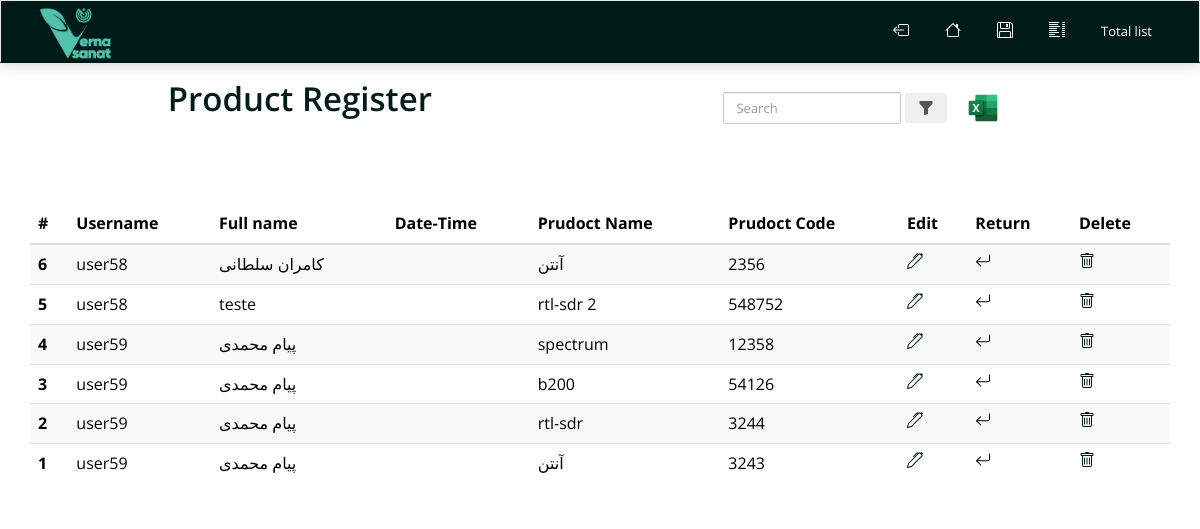
The page /delivered-products/ (signed in) on the database as committed earlier.
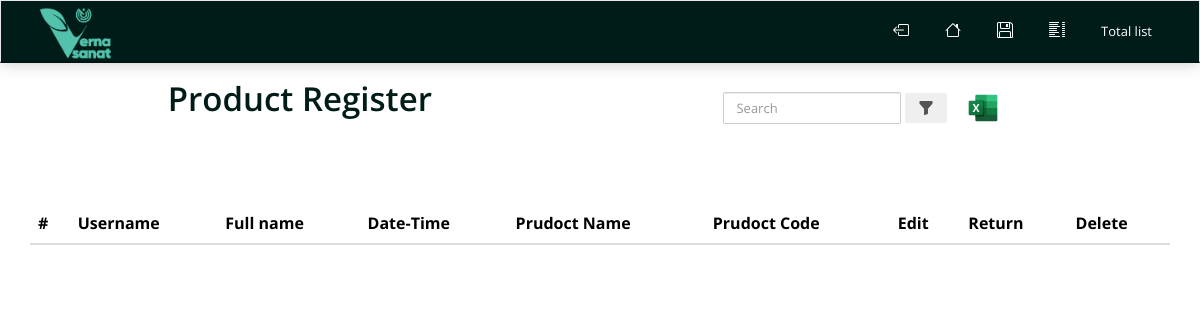
The same page on the database as committed later.
### productRegister/models.py (models this page shows, shortened)
class productRegistrationModel(models.Model):
    user = models.ForeignKey(User,on_delete=models.CASCADE)
    first_last_name = models.CharField(max_length=200)
    prudoct_name = models.CharField(max_length=200)
    prudoct_code = models.CharField(max_length=200,blank=True,null=True)
    create = models.DateTimeField(auto_now=True)
    update = models.DateTimeField(auto_now_add=True)
    status = models.BooleanField(default=False)
    def get_jalali_date_create(self):
        return datetime2jalali(self.create)

### productRegister/views.py (the view)
# urls.py: path("delivered-products/",views.deliveredProducts,name="delivered-products"),
@login_required(login_url='/accounts/login/')
def deliveredProducts(request):
    if request.user.is_superuser:
        search_form_data = SearchBoxForm(request.GET)
        if search_form_data.is_valid():
            search_text_form = search_form_data.cleaned_data["search_text"]
            data = productRegistrationModel.objects.filter(Q(user__username__contains=search_text_form) | Q(first_last_name__contains=search_text_form) | Q(prudoct_name__contains=search_text_form) | Q(prudoct_code__contains=search_text_form))
        else:
            data = productRegistrationModel.objects.filter(status=False).order_by('-create')
        context = {"datas":data}
        return render(request,"productRegister/delivered-products.html",context)
    else:
        return redirect("productRegister:stop")

### productRegister/templates/productRegister/delivered-products.html (shortened to what this page needs)
{% block body %}
<div class="wrapper">
{% include "./header.html" %}
    <div class="container">
            <div style="display: flex;place-content: space-around;">
                <h1 style="color:#001C18">Product Register</h1>
                <nav class="navbar  navbar-light bg-light" style="margin-top: 1.5%;">
                  <div class="collapse navbar-collapse" id="navbarSupportedContent">
                    <form class="form-inline my-2 my-lg-0"  method="get">
                      <input class="form-control mr-sm-2" type="search" placeholder="Search" aria-label="Search" name="search_text">
                      <button class="btn btn-outline-success my-2 my-sm-0" type="submit"><svg xmlns="http://www.w3.org/2000/svg" width="16" height="16" fill="currentColor" class="bi bi-funnel-fill" viewBox="0 0 16 16">
                        <path d="M1.5 1.5A.5.5 0 0 1 2 1h12a.5.5 0 0 1 .5.5v2a.5.5 0 0 1-.128.334L10 8.692V13.5a.5.5 0 0 1-.342.474l-3 1A.5.5 0 0 1 6 14.5V8.692L1.628 3.834A.5.5 0 0 1 1.5 3.5z"/>
                      </svg></button>
                      <a class="btn btn-outline-success my-2 my-sm-0" href="{% url 'productRegister:export_excel' %}">
                      </a>
                    </form>
                  </div>
                </nav>
            </div>
            <br />
            <br />
            <table class="table table-striped" style="color:black;">
                <thead>
                    <tr>
                        <th scope="col">#</th>
                        <th scope="col">Username</th>
                        <th scope="col">Full name</th>
                        <th scope="col">Date-Time</th>
                        <th scope="col">Prudoct Name</th>
                        <th scope="col">Prudoct Code</th>
                        <th scope="col">Edit</th>
                        <th scope="col">Return</th>
                        <th scope="col">Delete</th>
                    </tr>
                </thead>
                <tbody>
                        {% for data in  datas%}
                      <tr>
                        <th scope="row">{{data.id}}</th>
                        <td>{{data.user.username}}</td>
                        <td>{{data.first_last_name}}</td>
                        <td>{{data.get_jalali_date_create}}</td>
                        <td>{{data.prudoct_name}}</td>
                        <td>{{data.prudoct_code}}</td>
                        <td>
                          <a href="{% url 'productRegister:productRegistrationEdit' data.id %}">
                          </a>
                          </td>
                        <td>
                      </td>
                      <td>
                          <a href="{% url 'productRegister:productRegistrationDelete' data.id %}">
                          </a>
                        </td>
                      </tr>
                      {% endfor %}
                    </tbody>
                  </table>
</div>
</div>
{% endblock body %}

### productRegister/templates/productRegister/header.html (shortened to what this page needs)
{% extends "productRegister/base.html" %}
{% load static %}
        {% block body %}
        <header>
			<nav class="navbar navbar-default" role="navigation">
				<div class="container">
					<div class="navbar-header">
						<a class="navbar-brand" href="#"><img class="img-responsive" src="{% static 'productRegister/img/logo.png' %}" alt="VERNA" style="width: 80%;" /></a>
					</div>
					<div class="collapse navbar-collapse" id="bs-example-navbar-collapse-1">
						<ul class="nav navbar-nav navbar-right">
							<li><a href="{% url 'accounts:logout' %}">
							</a></li>
							<li><a href="/"></a></li>
							<li><a href="{% url 'productRegister:productRegistration' %}"></a></li>
							<li><a href="{% url 'productRegister:delivered-products' %}"></a></li>
							<li><a href="login.html">Total list</a></li>
						</ul>
					</div>
				</div>
			</nav>
		</header>
        {% endblock body %}

### productRegister/templates/productRegister/base.html (shortened to what this page needs)
{% load static %}
<!DOCTYPE html>
<html>
	<head>
		<link href="{% static 'productRegister/css/bootstrap.min.css' %}" rel="stylesheet">
		<link href="{% static 'productRegister/css/font-awesome.min.css' %}" rel="stylesheet">
		<link href="{% static 'productRegister/css/style.css' %}" rel="stylesheet">
	</head>
	<body>
        {% block body %}{% endblock body %}
	</body>
</html>

### productRegister/static/productRegister/css/style.css (style rules this page uses)
body { font-family: 'Open Sans', Sans Serif; font-weight: 400; color: #545454; -webkit-font-smoothing: antialiased; }
h1,h2,h3,h4,h5,h6 { font-family: 'Open Sans', Sans Serif; font-weight: 600; }
a { text-decoration: none; color: #001C18; }
header .navbar { margin: 0; background: #001C18; border-radius: 0; border-bottom: 2px solid rgba(0,0,0,0.2); box-shadow: 0 1px 15px rgba(0,0,0,0.2); }
header .navbar-default .navbar-nav>li>a { margin: 15px 3px; padding-top: 6px; color: #fff; padding-bottom: 6px; border-radius: 2px; }
header .navbar-brand { padding: 0; height: auto; }
header .navbar-brand img { position: relative; top: 5px; max-width: 165px; }

Rows that differ between the two databases and show on the page:
removed productRegistrationModel: id "6", user.username "user58", first_last_name "کامران سلطانی", prudoct_name "آنتن", prudoct_code "2356"
removed productRegistrationModel: id "5", user.username "user58", first_last_name "teste", prudoct_name "rtl-sdr 2", prudoct_code "548752"
removed productRegistrationModel: id "4", user.username "user59", first_last_name "پیام محمدی", prudoct_name "spectrum", prudoct_code "12358"
removed productRegistrationModel: id "3", user.username "user59", first_last_name "پیام محمدی", prudoct_name "b200", prudoct_code "54126"
removed productRegistrationModel: id "2", user.username "user59", first_last_name "پیام محمدی", prudoct_name "rtl-sdr", prudoct_code "3244"
removed productRegistrationModel: id "1", user.username "user59", first_last_name "پیام محمدی", prudoct_name "آنتن", prudoct_code "3243"
